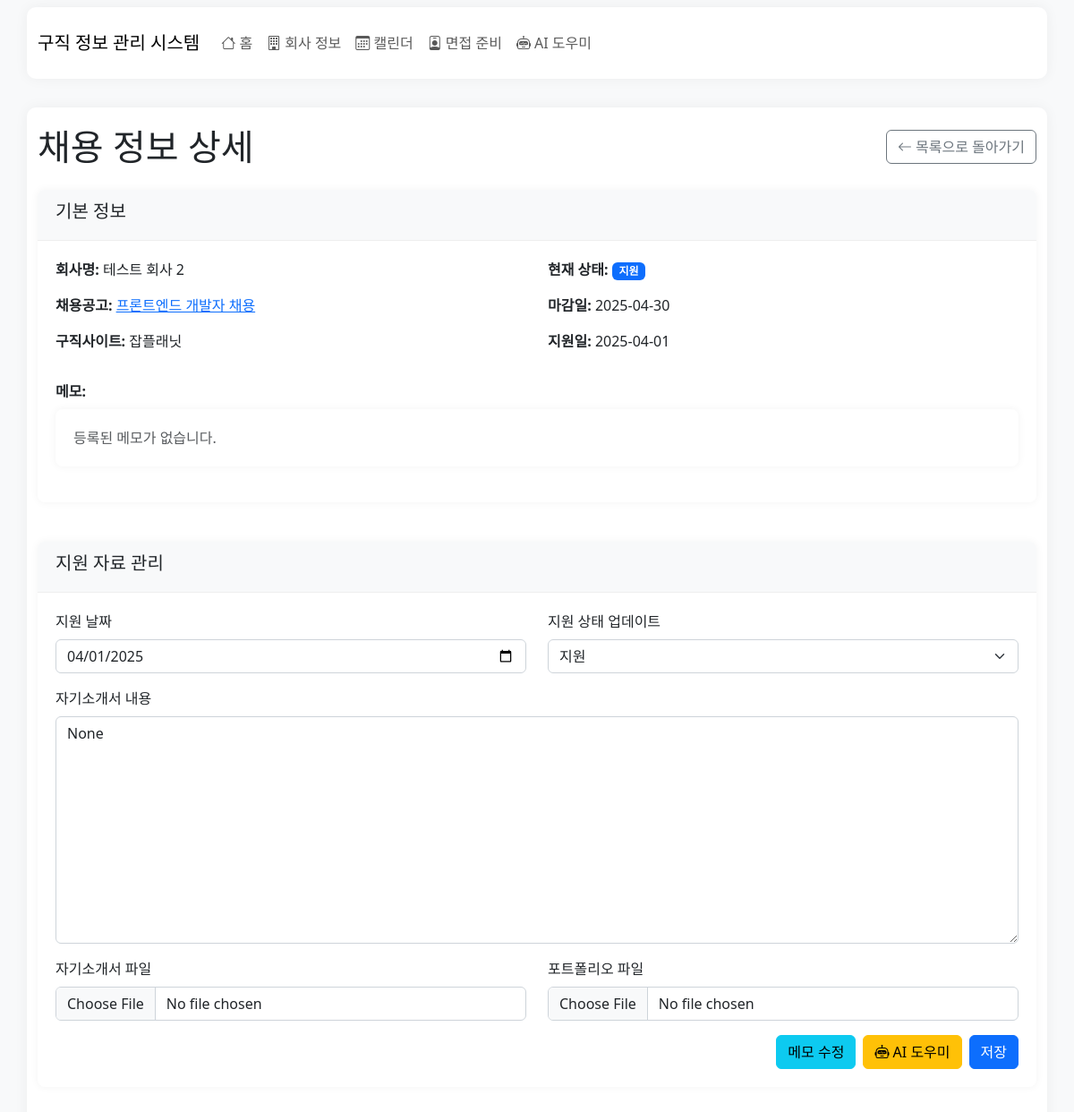
Screenshot of /jobs/job/2 with the database file from the repository.
### models.py (models this page shows, shortened)
class Job(db.Model):
    id = db.Column(db.Integer, primary_key=True)
    site = db.Column(db.String(100), nullable=False)
    company_name = db.Column(db.String(200), nullable=False)
    title = db.Column(db.String(300), nullable=False)
    url = db.Column(db.String(500), nullable=False)
    status = db.Column(db.String(20), default='미지원')  # '미지원', '지원', '서류합격', '1차면접', '2차면접', '최종합격', '불합격', '보류' 중 하나
    note = db.Column(db.Text, nullable=True)  # 메모 저장을 위한 필드
    deadline = db.Column(db.Date, nullable=True)  # 마감일 추가
    created_at = db.Column(db.DateTime, default=datetime.utcnow)
    applied = db.Column(db.Boolean, default=False)
    resume = db.Column(db.Text, nullable=True)  # 자기소개서 내용
    resume_file = db.Column(db.String(500), nullable=True)  # 자기소개서 파일 경로
    portfolio_file = db.Column(db.String(500), nullable=True)  # 포트폴리오 파일 경로
    application_date = db.Column(db.Date, nullable=True)  # 지원 날짜
    company_id = db.Column(db.Integer, db.ForeignKey('company.id'), nullable=True)

### routes/job_routes.py (the view)
@jobs.route('/job/<int:job_id>', methods=['GET'])
def job_detail(job_id):
    job = Job.query.get_or_404(job_id)
    return render_template('job_detail.html', job=job, mcp_enabled=current_app.config.get('MCP_ENABLED', False))

### app.py (called while the page is built)
@app.teardown_appcontext
def teardown_mcp(exception):
    if mcp_enabled:
        shutdown()

### mcp/__init__.py (called while the page is built)
def shutdown():
    global _client
    if _client:
        run_async(_client.close())
        _client = None

### templates/job_detail.html (shortened to what this page needs)
{% extends "base.html" %}
{% block header %}
<div class="d-flex justify-content-between align-items-center mb-4">
    <h1 class="mb-0">채용 정보 상세</h1>
    <a href="{{ url_for('main.index') }}" class="btn btn-outline-secondary">
        <i class="bi bi-arrow-left"></i> 목록으로 돌아가기
    </a>
</div>
{% endblock %}
{% block content %}
<div class="row mb-4">
    <div class="col-md-12">
        <div class="card">
            <div class="card-header">
                <h5>기본 정보</h5>
            </div>
            <div class="card-body">
                <div class="row">
                    <div class="col-md-6">
                        <div class="mb-3">
                            <strong>회사명:</strong> {{ job.company_name }}
                        </div>
                        <div class="mb-3">
                            <strong>채용공고:</strong> <a href="{{ job.url }}" target="_blank">{{ job.title }}</a>
                        </div>
                        <div class="mb-3">
                            <strong>구직사이트:</strong> {{ job.site }}
                        </div>
                    </div>
                    <div class="col-md-6">
                        <div class="mb-3">
                            <strong>현재 상태:</strong>
                            <span class="badge {% if job.status == '미지원' %}bg-secondary{% elif job.status == '지원' %}bg-primary{% elif job.status == '서류합격' %}bg-info{% elif job.status == '1차면접' or job.status == '2차면접' %}bg-warning{% elif job.status == '최종합격' %}bg-success{% elif job.status == '불합격' %}bg-danger{% else %}bg-dark{% endif %}">{{ job.status }}</span>
                        </div>
                        <div class="mb-3">
                            <strong>마감일:</strong>
                            {% if job.deadline %}
                                {{ job.deadline.strftime('%Y-%m-%d') }}
                            {% else %}
                                미설정
                            {% endif %}
                        </div>
                        <div class="mb-3">
                            <strong>지원일:</strong>
                            {% if job.application_date %}
                                {{ job.application_date.strftime('%Y-%m-%d') }}
                            {% else %}
                                미지원
                            {% endif %}
                        </div>
                    </div>
                </div>
                <div class="row mt-3">
                    <div class="col-md-12">
                        <strong>메모:</strong>
                        <div class="card mt-2">
                            <div class="card-body">
                                {% if job.note %}
                                    <p class="mb-0" style="white-space: pre-wrap;">{{ job.note }}</p>
                                {% else %}
                                    <p class="text-muted mb-0">등록된 메모가 없습니다.</p>
                                {% endif %}
                            </div>
                        </div>
                    </div>
                </div>
            </div>
        </div>
    </div>
</div>
<div class="row mb-4">
    <div class="col-md-12">
        <div class="card">
            <div class="card-header">
                <h5>지원 자료 관리</h5>
            </div>
            <div class="card-body">
                <form id="materialsForm" action="{{ url_for('jobs.upload_job_materials', job_id=job.id) }}" method="post" enctype="multipart/form-data">
                    <div class="row">
                        <div class="col-md-6">
                            <div class="mb-3">
                                <label for="application_date" class="form-label">지원 날짜</label>
                                <input type="date" class="form-control" id="application_date" name="application_date" value="{% if job.application_date %}{{ job.application_date.strftime('%Y-%m-%d') }}{% endif %}">
                            </div>
                        </div>
                        <div class="col-md-6">
                            <div class="mb-3">
                                <label for="status" class="form-label">지원 상태 업데이트</label>
                                <select class="form-select" id="status" name="status">
                                    <option value="지원" {% if job.status == '지원' %}selected{% endif %}>지원</option>
                                </select>
                            </div>
                        </div>
                    </div>
                    <div class="mb-3">
                        <label for="resume_text" class="form-label">자기소개서 내용</label>
                        <textarea class="form-control" id="resume_text" name="resume_text" rows="10">{{ job.resume }}</textarea>
                    </div>
                    <div class="row">
                        <div class="col-md-6">
                            <div class="mb-3">
                                <label for="resume_file" class="form-label">자기소개서 파일</label>
                                <input type="file" class="form-control" id="resume_file" name="resume_file">
                            </div>
                        </div>
                        <div class="col-md-6">
                            <div class="mb-3">
                                <label for="portfolio_file" class="form-label">포트폴리오 파일</label>
                                <input type="file" class="form-control" id="portfolio_file" name="portfolio_file">
                            </div>
                        </div>
                    </div>
                    <div class="d-grid gap-2 d-md-flex justify-content-md-end">
                        <button type="button" id="editNoteBtn" class="btn btn-info">메모 수정</button>
                        {% if mcp_enabled %}
                        <button type="button" id="aiAssistBtn" class="btn btn-warning">
                            <i class="bi bi-robot"></i> AI 도우미
                        </button>
                        {% endif %}
                        <button type="submit" class="btn btn-primary">저장</button>
                    </div>
                </form>
            </div>
        </div>
    </div>
</div>
{% endblock %}

### static/css/style.css (style rules this page uses)
body { background-color: #f8f9fa; }
.card { border: none; box-shadow: 0 0 10px rgba(0, 0, 0, 0.05); margin-bottom: 20px; border-radius: 8px; overflow: hidden; }
.card-header { background-color: #f8f9fa; border-bottom: 1px solid #eee; padding: 12px 20px; }
.card-body { padding: 20px; }
.form-control, .form-select { border-color: #ced4da; border-radius: 6px; }
.badge.bg-primary { background-color: #0d6efd !important; }

### rows the page displays
Job: company_name "테스트 회사 2", title "프론트엔드 개발자 채용", site "잡플래닛", status "지원", deadline "2025-04-30", application_date "2025-04-01", application_date "04/01/2025", resume_text "None"
